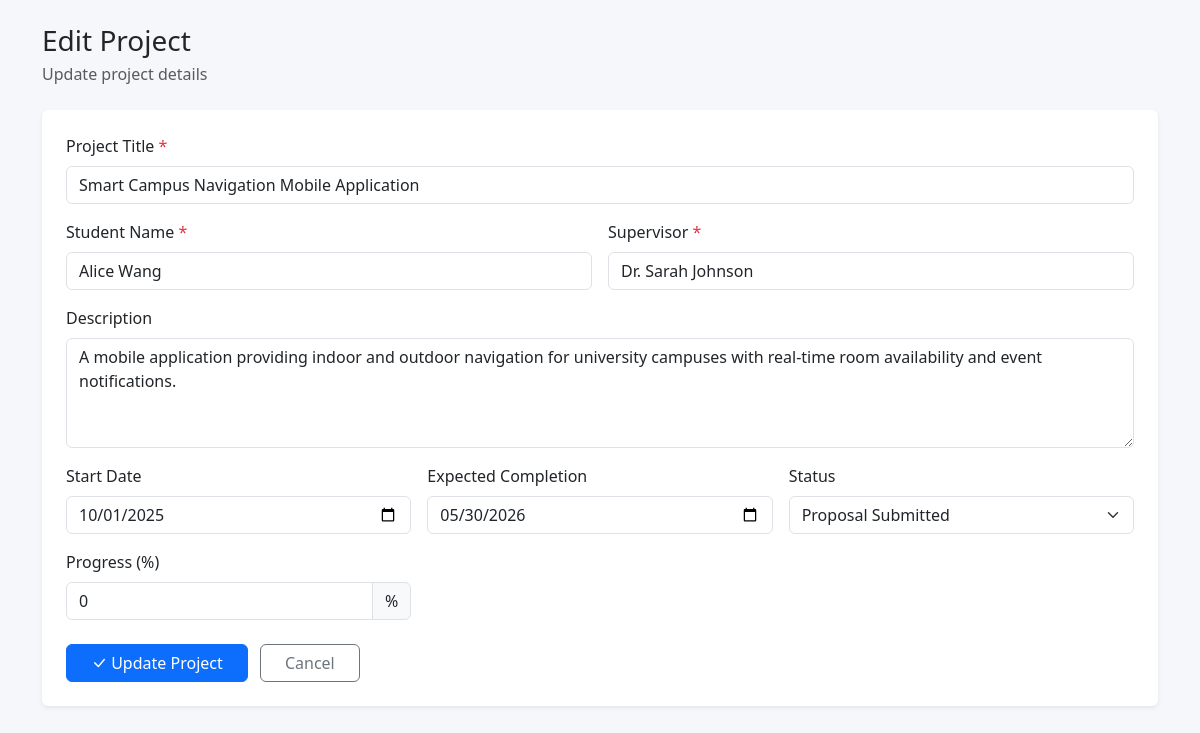
Page /projects/edit_project.php?id=3 (signed in) on the committed database.
### tables this page shows
CREATE TABLE IF NOT EXISTS projects (
    id INT AUTO_INCREMENT PRIMARY KEY,
    project_title VARCHAR(200) NOT NULL,
    student_name VARCHAR(100) NOT NULL,
    supervisor_name VARCHAR(100) NOT NULL,
    description TEXT,
    start_date DATE DEFAULT NULL,
    expected_completion DATE DEFAULT NULL,
    status ENUM(
        'Proposal Submitted',
        'Approved',
        'Design Phase',
        'Development Phase',
        'Testing Phase',
        'Completed'
    ) NOT NULL DEFAULT 'Proposal Submitted',
    progress_percentage INT DEFAULT 0 CHECK (progress_percentage >= 0 AND progress_percentage <= 100),
    created_at TIMESTAMP DEFAULT CURRENT_TIMESTAMP
);

### projects/edit_project.php (the view, shortened to what this page needs)
<?php
$conn = getConnection();
$project_id = isset($_GET['id']) ? (int)$_GET['id'] : 0;
$stmt = $conn->prepare('SELECT * FROM projects WHERE id = ?');
$stmt->bind_param('i', $project_id);
$stmt->execute();
$result = $stmt->get_result();
$project = $result->fetch_assoc();
?>
<!DOCTYPE html>
<html lang="en">
<head>
    <link href="https://cdn.jsdelivr.net/npm/bootstrap@5.3.0/dist/css/bootstrap.min.css" rel="stylesheet">
    <link rel="stylesheet" href="https://cdn.jsdelivr.net/npm/bootstrap-icons@1.11.0/font/bootstrap-icons.css">
    <link rel="stylesheet" href="../assets/css/style.css">
</head>
<body>
    <div class="container py-4">
        <div class="mb-4">
            <h1 class="h3 mb-1">Edit Project</h1>
            <p class="text-muted mb-0">Update project details</p>
        </div>
        <div class="card border-0 shadow-sm">
            <div class="card-body p-4">
                <form method="POST" action="">
                    <div class="row g-3">
                        <div class="col-12">
                            <label class="form-label">Project Title <span class="text-danger">*</span></label>
                            <input type="text" class="form-control" name="project_title"
                                   value="<?= htmlspecialchars($project['project_title']) ?>" required>
                        </div>
                        <div class="col-md-6">
                            <label class="form-label">Student Name <span class="text-danger">*</span></label>
                            <input type="text" class="form-control" name="student_name"
                                   value="<?= htmlspecialchars($project['student_name']) ?>" required>
                        </div>
                        <div class="col-md-6">
                            <label class="form-label">Supervisor <span class="text-danger">*</span></label>
                            <input type="text" class="form-control" name="supervisor_name" list="supervisorList"
                                   value="<?= htmlspecialchars($project['supervisor_name']) ?>" required>
                        </div>
                        <div class="col-12">
                            <label class="form-label">Description</label>
                            <textarea class="form-control" name="description" rows="4"><?= htmlspecialchars($project['description']) ?></textarea>
                        </div>
                        <div class="col-md-4">
                            <label class="form-label">Start Date</label>
                            <input type="date" class="form-control" name="start_date"
                                   value="<?= htmlspecialchars($project['start_date']) ?>">
                        </div>
                        <div class="col-md-4">
                            <label class="form-label">Expected Completion</label>
                            <input type="date" class="form-control" name="expected_completion"
                                   value="<?= htmlspecialchars($project['expected_completion']) ?>">
                        </div>
                        <div class="col-md-4">
                            <label class="form-label">Status</label>
                            <select class="form-select" name="status">
                                <option value="Proposal Submitted" <?= $project['status'] === 'Proposal Submitted' ? 'selected' : '' ?>>Proposal Submitted</option>
                            </select>
                        </div>
                        <div class="col-md-4">
                            <label class="form-label">Progress (%)</label>
                            <div class="input-group">
                                <input type="number" class="form-control" name="progress_percentage"
                                       min="0" max="100" value="<?= $project['progress_percentage'] ?>">
                                <span class="input-group-text">%</span>
                            </div>
                        </div>
                        <div class="col-12 mt-4">
                            <button type="submit" class="btn btn-primary px-4">
                                <i class="bi bi-check-lg"></i> Update Project
                            </button>
                            <a href="view_projects.php?id=<?= $project_id ?>" class="btn btn-outline-secondary px-4 ms-2">Cancel</a>
                        </div>
                    </div>
                </form>
            </div>
        </div>
    </div>
</body>
</html>

### assets/css/style.css (style rules this page uses)
body { min-height: 100vh; background-color: #f5f7fa; }
.card { transition: box-shadow 0.2s ease, transform 0.2s ease; }
.btn + .btn { margin-left: 0.25rem; }

### rows in the picture
projects: project_title "Smart Campus Navigation Mobile Application", student_name "Alice Wang", supervisor_name "Dr. Sarah Johnson", description "A mobile application providing indoor and outdoor navigation for university campuses with real-time room availability and event notifications.", start_date "10/01/2025", expected_completion "05/30/2026", status "Proposal Submitted", progress_percentage "0"
